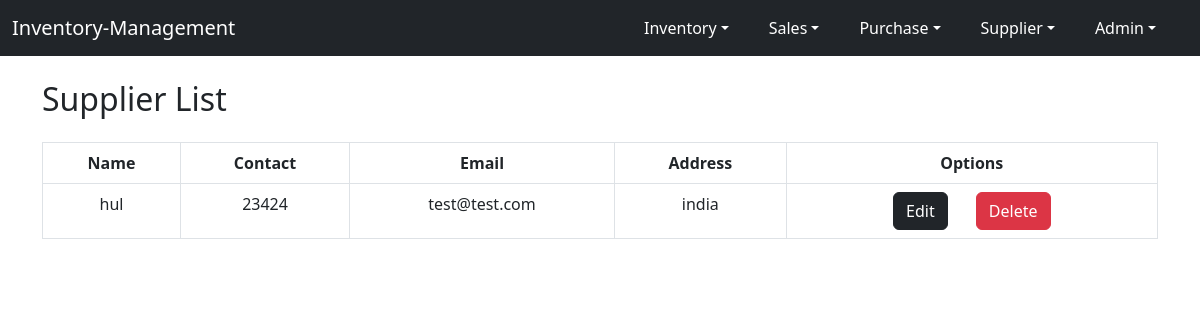
Page /supplier/suppliers-list/ (signed in) on the committed database.
### supplier/models.py (models this page shows, shortened)
class SupplierModel(models.Model):
    name = models.CharField(max_length=100)
    contact = models.IntegerField()
    email = models.EmailField()
    address = models.TextField()

### supplier/views.py (the view)
# urls.py: path('suppliers-list/', views.suppliers_list, name='suppliers-list'),
@login_required
def suppliers_list(request):
    suppliers = SupplierModel.objects.all()
    return render(request, 'supplier/suppliers_list.html', {
        'suppliers': suppliers
    })

### supplier/templates/supplier/suppliers_list.html (shortened to what this page needs)
{% extends 'base.html' %}
{% block content %}
    <div class='container'>
        <h2 class='mt-4'>Supplier List</h2>
        <table class="table mt-4 table-bordered text-center">
            <thead>
              <tr>
                <th scope="col">Name</th>
                <th scope="col">Contact</th>
                <th scope="col">Email</th>
                <th scope="col">Address</th>
                <th scope="col">Options</th>
              </tr>
            </thead>
            <tbody>
                {% for supplier in suppliers %}
                    <tr>
                        <td>{{ supplier.name }}</td>
                        <td>{{ supplier.contact }}</td>
                        <td>{{ supplier.email }}</td>
                        <td>{{ supplier.address }}</td>
                        <td><a class='btn btn-dark me-4' href={% url 'edit-supplier' supplier.name %}>Edit</a>
                            <a class='btn btn-danger' href={% url 'delete-supplier' supplier.name %}>Delete</a></td>
                    </tr>
                {% endfor %}
            </tbody>
          </table>
    </div>
{% endblock %}

### templates/base.html (shortened to what this page needs)
<!DOCTYPE html>
<html lang="en">
<head>
    <link href="https://cdn.jsdelivr.net/npm/bootstrap@5.2.0-beta1/dist/css/bootstrap.min.css" rel="stylesheet">
</head>
<body>
    <nav class="navbar navbar-expand-lg navbar-dark bg-dark">
        <div class="container-fluid">
            {% if not user.is_authenticated %}
                <a class="navbar-brand" href="{% url 'sign-in' %}">
                    Inventory-Management
                </a>
            {% else %}
                <a class="navbar-brand" href="{% url 'index' %}">
                    Inventory-Management
                </a>
            {% endif %}
            <ul class="nav justify-content-end ">
                {% if not user.is_authenticated %}
                    <li class="nav-item">
                        <a class="nav-link text-white" href="{% url 'sign-up' %}">Sign Up</a>
                    </li>
                 {% else %}
                    <div class="collapse navbar-collapse" id="navbarNavDarkDropdown">
                        <ul class="navbar-nav">
                            <li class="nav-item dropdown me-4">
                                <a class="nav-link text-white dropdown-toggle" href="{% url 'index' %} id="navbarDarkDropdownMenuLink" role="button" data-bs-toggle="dropdown" aria-expanded="false"">Inventory</a>
                            </li>
                            <li class="nav-item dropdown me-4">
                                <a class="nav-link text-white dropdown-toggle" href="{% url 'index' %} id="navbarDarkDropdownMenuLink" role="button" data-bs-toggle="dropdown" aria-expanded="false"">Sales</a>
                            </li>
                            <li class="nav-item dropdown me-4">
                                <a class="nav-link text-white dropdown-toggle" href="#" id="navbarDarkDropdownMenuLink" role="button" data-bs-toggle="dropdown" aria-expanded="false">Purchase</a>
                            </li>
                            <li class="nav-item dropdown me-4">
                                <a class="nav-link text-white dropdown-toggle" href="#" id="navbarDarkDropdownMenuLink" role="button" data-bs-toggle="dropdown" aria-expanded="false">Supplier</a>
                            </li>
                            <li class="nav-item dropdown me-4">
                                <a class="nav-link text-white dropdown-toggle" href="#" id="navbarDarkDropdownMenuLink" role="button" data-bs-toggle="dropdown" aria-expanded="false">{{user.username|capfirst}}</a>
                            </li>
                        </ul>
                    </div>
                {% endif %}
            </ul>
        </div>
    </nav>
    {% block content %}
    {% endblock %}
</body>
</html>

### rows in the picture
SupplierModel: name "hul", contact "23424", email "test@test.com", address "india"

### other values in the picture
{{ user.username|capfirst }} "Admin"
